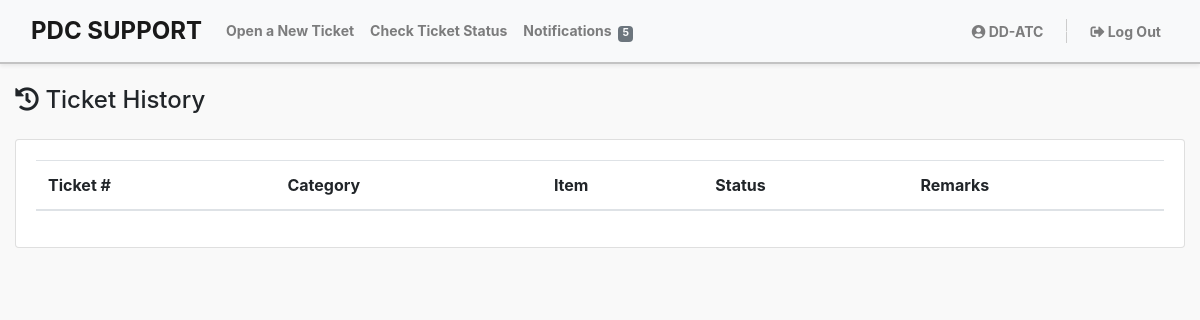
The app's page /pages/user/user.ticket-history.php (signed in), older data.
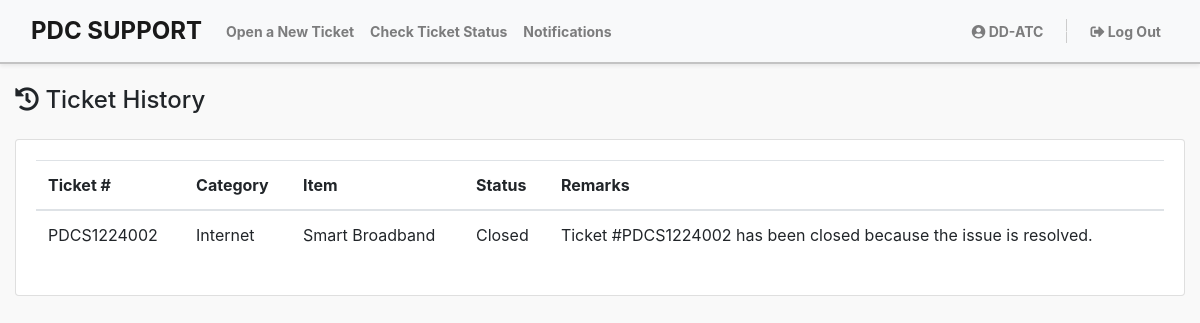
The same page, newer data.
### tables this page shows
CREATE TABLE `tbl_tickets` (
  `id` int(100) NOT NULL,
  `ticket_num` varchar(1000) NOT NULL,
  `outlet` varchar(1000) NOT NULL,
  `reported_by` varchar(100) NOT NULL,
  `designation` enum('1','2') NOT NULL,
  `topiccateg` varchar(1000) NOT NULL,
  `topicitem` varchar(1000) NOT NULL,
  `img_name` varchar(1000) NOT NULL,
  `file_path` varchar(1000) NOT NULL,
  `description` varchar(5000) NOT NULL,
  `priority_type` varchar(100) DEFAULT NULL,
  `concern_type` enum('Issue','Request') DEFAULT NULL,
  `status` enum('1','2','3','4','5') NOT NULL DEFAULT '2',
  `remark` varchar(1000) NOT NULL,
  `sched_start` date DEFAULT NULL,
  `sched_end` date DEFAULT NULL,
  `assigned` varchar(1000) NOT NULL,
  `msg_ses` varchar(5000) NOT NULL DEFAULT '0',
  `rprt` enum('0','1') NOT NULL DEFAULT '0',
  `date_posted` datetime(6) NOT NULL DEFAULT current_timestamp(6),
  `date_modified` datetime(6) DEFAULT current_timestamp(6),
  `date_closed` datetime DEFAULT NULL
);

CREATE TABLE `tbl_itemcategory` (
  `id` int(100) NOT NULL,
  `name` varchar(100) NOT NULL,
  `img_name` varchar(1000) NOT NULL,
  `img_path` varchar(1000) NOT NULL,
  `status` enum('1','0') NOT NULL DEFAULT '1',
  `designation` enum('1','2') NOT NULL
);

CREATE TABLE `tbl_itemlist` (
  `id` int(100) NOT NULL,
  `name` varchar(100) NOT NULL,
  `status` enum('0','1') NOT NULL DEFAULT '1',
  `category` varchar(100) NOT NULL
);

### pages/user/user.ticket-history.php (the view, shortened to what the changed rows need)
<?php include('user.header.php'); ?>
    <div class="container">
        <div class="card mt-4">
            <div class="card-body">
                <div class="table-responsive">
                    <table class="table w-100" id="itcattbl">
                        <thead>
                            <tr>
                                <th>Ticket #</th>
                                <th>Category</th>
                                <th>Item</th>
                                <th>Status</th>
                                <th>Remarks</th>
                            </tr>
                        </thead>
                        <tbody>
                            <?php
                                $ticket_qry = mysqli_query($conn, "SELECT tk.*, tc.name AS categ_name, tl.name AS item_name, ua.name AS str_name FROM `tbl_tickets` tk LEFT JOIN `tbl_itemcategory` tc ON tk.topiccateg = tc.id LEFT JOIN `tbl_itemlist` tl ON tk.topicitem = tl.id LEFT JOIN `tbl_useraccounts` ua ON tk.outlet = ua.id WHERE tk.status ='5'");
                                while($ticket_res=mysqli_fetch_array($ticket_qry)){
                            ?>
                            <tr>
                                <td><?php echo $ticket_res['ticket_num']; ?></td>
                                <td><?php echo $ticket_res['categ_name']; ?></td>
                                <td><?php echo $ticket_res['item_name']; ?></td>
                                <td>
                                    <?php if ($ticket_res["status"]== '1') { ?>
                                        Open
                                    <?php } elseif ($ticket_res["status"]== '2') { ?>
                                        Pending
                                    <?php } elseif ($ticket_res["status"]== '3') { ?>
                                        Rejected
                                    <?php } elseif ($ticket_res["status"]== '4') { ?>
                                        Re-Scheduled
                                    <?php } elseif ($ticket_res["status"]== '5') { ?>
                                        Closed
                                    <?php } ?>
                                </td>
                                <td><?php echo $ticket_res['remark']; ?></td>
                            </tr>
                            <?php
                                }
                            ?>
                        </tbody>
                    </table>
                </div>
            </div>
        </div>
    </div>
<?php include('user.footer.php'); ?>

### pages/user/user.header.php (shortened to what the changed rows need)
<?php
include('../includes/connection.php');
$notifcnt_qry = $conn->query("SELECT COUNT(*) AS unread_count FROM tbl_notif WHERE user_id = $_SESSION[id] AND status = '1'");
$unread_count = 0;
if ($notifcnt_qry) {
    $notifcnt_row = $notifcnt_qry->fetch_assoc();
    $unread_count = $notifcnt_row['unread_count'];
}
?>
<!DOCTYPE html>
<html lang="en">
    <head>
        <link href="../../assets/vendor/bootstrap/css/bootstrap.min.css" rel="stylesheet">
        <link href="../../assets/vendor/bootstrap-icons/bootstrap-icons.css" rel="stylesheet">
        <link href="../../assets/vendor/fontawesome/css/all.min.css" rel="stylesheet">
        <link href="../../assets/vendor/swiper/swiper-bundle.min.css" rel="stylesheet">
        <link href="../../assets/vendor/datatables/jquery.dataTables.min.css" rel="stylesheet">
        <link href="../../assets/css/user.style.css" rel="stylesheet">
    </head>
    <body id="page-top">
        <nav class="navbar navbar-expand-lg navbar-light bg-light shadow-sm fixed-top">
            <div class="container">
                <div class="collapse navbar-collapse" id="navbarNav">
                    <ul class="navbar-nav mr-auto">
                        <li class="nav-item">
                            <a class="nav-link <?php echo ($page == 'user/notification') ? 'active' : ''; ?>" aria-current="page" href="notification">Notifications&nbsp;
                                <?php if ($unread_count > 0) { ?>
                                    <span class="badge bg-secondary text-light">
                                        <?php echo ($unread_count > 99) ? '99+' : $unread_count; ?>
                                    </span>
                                <?php } ?>
                            </a>
                        </li>
                    </ul>
                </div>
            </div>
        </nav>

Row changes from the older to the newer data that the page shows:
now on this page (row edited): tbl_tickets: ticket_num "PDCS1224002", tbl_itemcategory.name "Internet", tbl_itemlist.name "Smart Broadband", status "Closed", remark "Ticket #PDCS1224002 has been closed because the issue is resolved."
Text that changed along with them:
$unread_count: "5" → (not shown)
